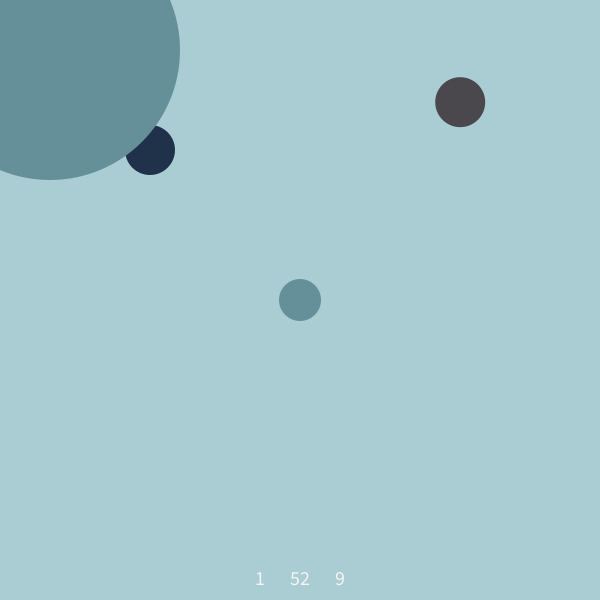
Frame 1 (no input)
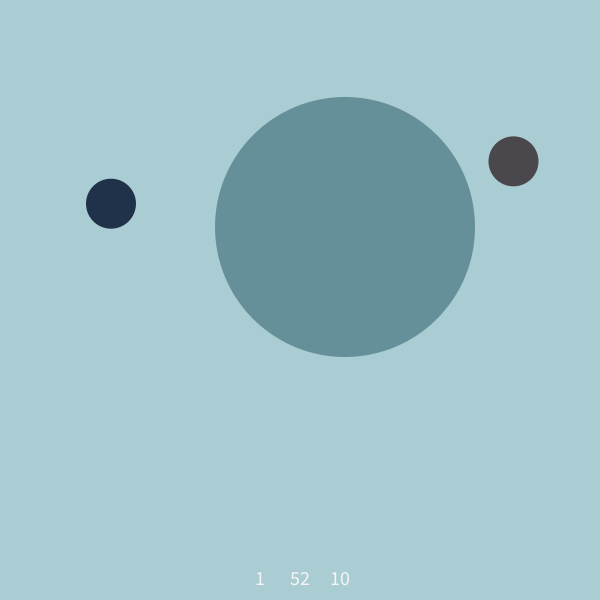
Frame 60 (the mouse pressed at the canvas centre just before this capture)
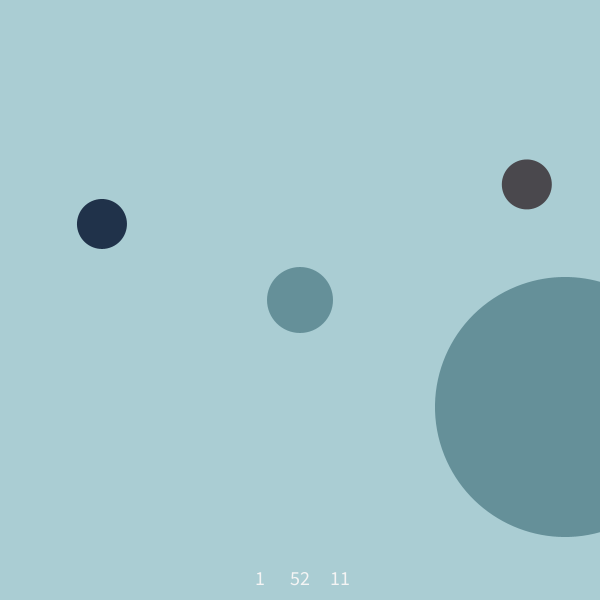
Frame 120 (the mouse held since frame 60 and released just before this capture)

The Processing sketch that drew these frames (run headless with seeded random() and noise(); from frame 60 on, the mouse is pressed at the canvas centre):

// Processing sketch: processing_144297
// ── processing_144297.pde

// Konkuk University
// Department of Dynamic Media
// SOS iDesign
// Name: Song Young Jun
// ID: 201420083

float x = width/2;
float y = height/2;
float xSpeed = 5;
float ySpeed = 3;
float r=180;
float angle;
float c1 = 0;      
float c2 = 255;   
float c1dir = 1; 
float c2dir = 1; 

void setup() {
  size(600, 600);
  smooth();
}

void draw() {
  noStroke();

  //hour
  fill(#aacdd3);
  rectMode(CENTER);
  rect(width/2, height/2, width, height);

  //second
  fill(#659099);
  ellipse(width/2, height/2, second()*6, second()*6);
  fill(#4a484d);
  pushMatrix();
  translate(width/2, height/2);
  rotate(radians(6*second()-138));
  ellipse(180, 180, 50, 50);
  popMatrix();
  fill(#20324a);
  pushMatrix();
  translate(width/2, height/2);
  rotate(radians(222-(6*second())));
  ellipse(150, 150, 50, 50);
  popMatrix();
  fill(0);

  //minute
  pushMatrix();
  translate(x, y);
  rotate(angle);
  fill(#659099);
  ellipse(0, 0, minute()*5, minute()*5);
  fill(0);
  popMatrix();

  x=x+xSpeed;
  y=y+ySpeed;

  c1 = c1 + c1dir;
  c2 = c2 + c2dir;

  angle+=0.01;

  if ((x<0) || (x>width)) {
    xSpeed = xSpeed * -1;
  }
  if ((y<0) || (y>height)) {
    ySpeed = ySpeed * -1;
  }

  if (c1 < 0 || c1 > 255) {
    c1dir *= -1;
  }

  if (c2 < 0 || c2 > 255) {
    c2dir *= -1;
  }
  time(width/2, height-15);
}

void time(float x, float y)
{
  noStroke();
  fill(#aacdd3);
  rectMode(CENTER);
  rect(width/2, height-20, 150, 60);

  fill(255-(hour()*10.625));
  textAlign(CENTER);
  textSize(20);
  text(hour(), x-40, y);
  text(minute(), x, y);
  text(second(), x+40, y);
}
